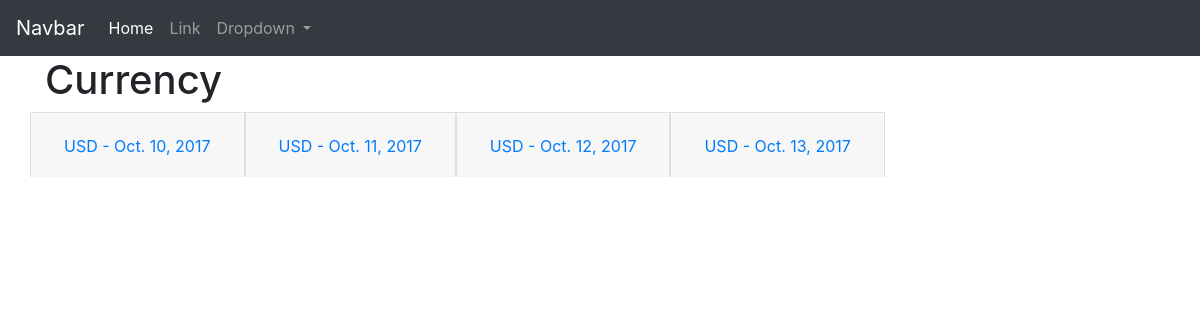
Screenshot of /rates/USD/ with the database file from the repository.
### rates/models.py (models this page shows)
class BaseCurrency(models.Model):
	symbol = models.CharField(max_length=3)
	date = models.DateField(auto_now=False, auto_now_add=False)
	def __str__(self):
		return self.symbol

### rates/views.py (the view)
# urls.py: path('<str:base_name>/', views.currency, name='latest currency data'),
def currency(request, base_name):
    currency = {}
    curr_list = ['NZD', 'CAD', 'USD', 'AUD', 'HKD', 'GBP', 'EUR', 'CHF']
    for base_curr in BaseCurrency.objects.filter(symbol=base_name.upper()):
        currency[base_curr] = {}
        for curr in Currency.objects.filter(base=base_curr, symbol__in=curr_list):
            if curr.symbol == base_curr.symbol:
                pass
            else:
                x = {curr: curr.rate_to_base}
                currency[base_curr].update(x)
    context = {
            'base_name': f'{base_name.upper()}',
            'currency': currency
    }
    return render(request, 'rates/currency.html', context)

### rates/models.py (called while the page is built)
	def __str__(self):
		return self.symbol

### rates/templates/rates/currency.html (shortened to what this page needs)
{% extends 'rates/block_template.html' %}
{% load rate_tags %}
{% block content %}
<div class="row">
{% for key, values in currency.items|dictsort:"0.date" %}
<div class="accordion" id="dateAccordion{{ forloop.counter }}">
    <div class="card">
    <div class="card-header" id="heading{{key}}">
      <h2 class="mb-0">
        <button class="btn btn-link" type="button" data-toggle="collapse" data-target="#{{key}}{{ forloop.counter }}" aria-expanded="true" aria-controls="{{key}}{{ forloop.counter }}">
          {{key}} - {{key.date}}
        </button>
      </h2>
    </div>
    </div>
</div>
{% endfor %}
</div>
 {% endblock %}

### rows the page displays
BaseCurrency: symbol "USD", date "Oct. 10, 2017"
BaseCurrency: symbol "USD", date "Oct. 11, 2017"
BaseCurrency: symbol "USD", date "Oct. 12, 2017"
BaseCurrency: symbol "USD", date "Oct. 13, 2017"
